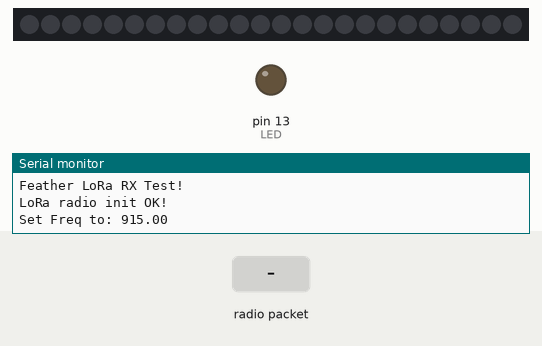
Recording of a sketch running on a simulated Arduino Uno, built with avr-gcc and run on an emulated ATmega328P. On the bench: 24 RGB LEDs in strip order, left to right, output pins drawn as LEDs (lit = HIGH), the last lines printed to the serial monitor. The test bench sets the inputs (shaded band). Dim RGB values are drawn brighter than linear; no radio packets arrive unless stated; pins used as bus, display or sensor lines are not drawn.

Above: at 1.3 s.
1.4 s: radio packet "1" arrives
At 1.41 s:
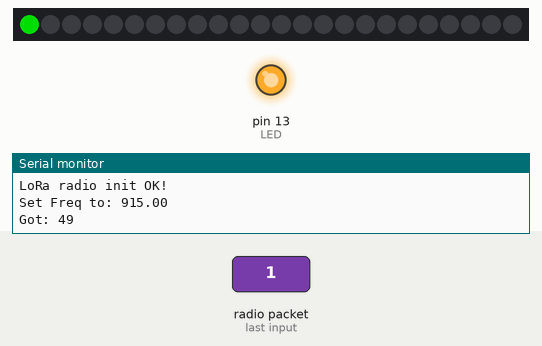
At 3.0 s:
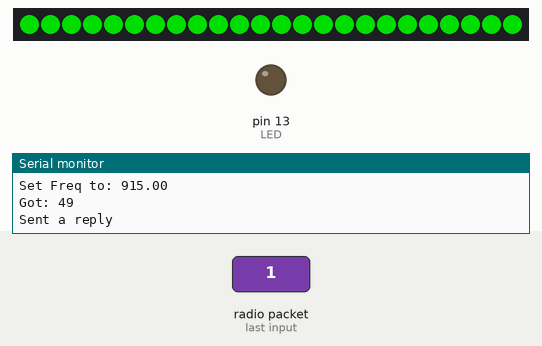
Timing chart, 0 to 4.5 s (numbered marks = the images above; inputs shaded):
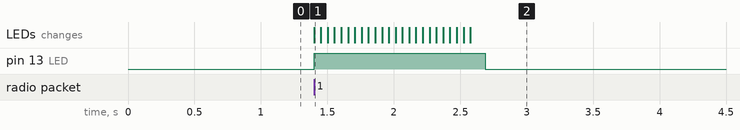

The sketch:

babylight_feather_receive.ino
```cpp
#include <SPI.h>
#include <RH_RF95.h>

// Radio pins for feather M0
#define RFM95_CS 8
#define RFM95_RST 4
#define RFM95_INT 3

// Change to 434.0 or other frequency, must match RX's freq!
#define RF95_FREQ 915.0

// Singleton instance of the radio driver
RH_RF95 rf95(RFM95_CS, RFM95_INT);

// Blinky on receipt
#define LED 13

#include <Adafruit_NeoPixel.h>
#define PIN        6 // On Trinket or Gemma, suggest changing this to 1
#define NUMPIXELS 24 // Popular NeoPixel ring size
Adafruit_NeoPixel pixels(NUMPIXELS, PIN, NEO_GRB + NEO_KHZ800);
#define DELAYVAL 50 // Time (in milliseconds) to pause between pixels

typedef struct {
  int light;
} Payload;

Payload theData;
Payload sendData;

void setup()
{

  pixels.begin(); // INITIALIZE NeoPixel strip object (REQUIRED)
  pixels.clear(); // Set all pixel colors to 'off'

  pinMode(LED, OUTPUT);
  pinMode(RFM95_RST, OUTPUT);
  digitalWrite(RFM95_RST, HIGH);

  Serial.begin(9600);

  delay(100);

  Serial.println("Feather LoRa RX Test!");

  // manual reset
  digitalWrite(RFM95_RST, LOW);
  delay(10);
  digitalWrite(RFM95_RST, HIGH);
  delay(10);

  while (!rf95.init()) {
    Serial.println("LoRa radio init failed");
    Serial.println("Uncomment '#define SERIAL_DEBUG' in RH_RF95.cpp for detailed debug info");
    while (1);
  }
  Serial.println("LoRa radio init OK!");

  // Defaults after init are 434.0MHz, modulation GFSK_Rb250Fd250, +13dbM
  if (!rf95.setFrequency(RF95_FREQ)) {
    Serial.println("setFrequency failed");
    while (1);
  }
  Serial.print("Set Freq to: "); Serial.println(RF95_FREQ);

  // Defaults after init are 434.0MHz, 13dBm, Bw = 125 kHz, Cr = 4/5, Sf = 128chips/symbol, CRC on

  // The default transmitter power is 13dBm, using PA_BOOST.
  // If you are using RFM95/96/97/98 modules which uses the PA_BOOST transmitter pin, then
  // you can set transmitter powers from 5 to 23 dBm:
  rf95.setTxPower(23, false);
}


void loop()
{
  if (rf95.available())
  {
    // Should be a message for us now
    uint8_t buf[RH_RF95_MAX_MESSAGE_LEN];
    uint8_t len = sizeof(buf);

    if (rf95.recv(buf, &len))
    {
      theData = *(Payload*)buf;

      digitalWrite(LED, HIGH);
      //RH_RF95::printBuffer("Received: ", buf, len);
      Serial.print("Got: ");
      Serial.println(theData.light);

      //modify lights
      if(theData.light>0) {
        pixels_on(0,150,0);
        sendData.light=1;
        //reply
        rf95.send((uint8_t *)&sendData, sizeof(sendData));
        rf95.waitPacketSent();
        Serial.println("Sent a reply");
        digitalWrite(LED, LOW);

      }
      else{
        //pixels_off();
        pixels_on(0,0,0);
        //state=0;
        sendData.light=0;
        rf95.send((uint8_t *)&sendData, sizeof(sendData));
        rf95.waitPacketSent();
        Serial.println("Sent a reply");
        digitalWrite(LED, LOW);
      }


    }
    else
    {
      Serial.println("Receive failed");
    }
  }
}

void pixels_on(int r, int g, int b) {

  for(int i=0; i<NUMPIXELS; i++) { // For each pixel...

    // pixels.Color() takes RGB values, from 0,0,0 up to 255,255,255
    // Here we're using a moderately bright green color:
    pixels.setPixelColor(i, pixels.Color(r, g, b));

    pixels.show();   // Send the updated pixel colors to the hardware.

    delay(DELAYVAL); // Pause before next pass through loop
  }
}

void pixels_off() {
 pixels.clear();
 pixels.show();
}
```

Measured:
- after the input at 1.4 s, pin 13 (LED): LOW → HIGH at once, → LOW 1.3 s later; the LEDs: change at once (image 1)
